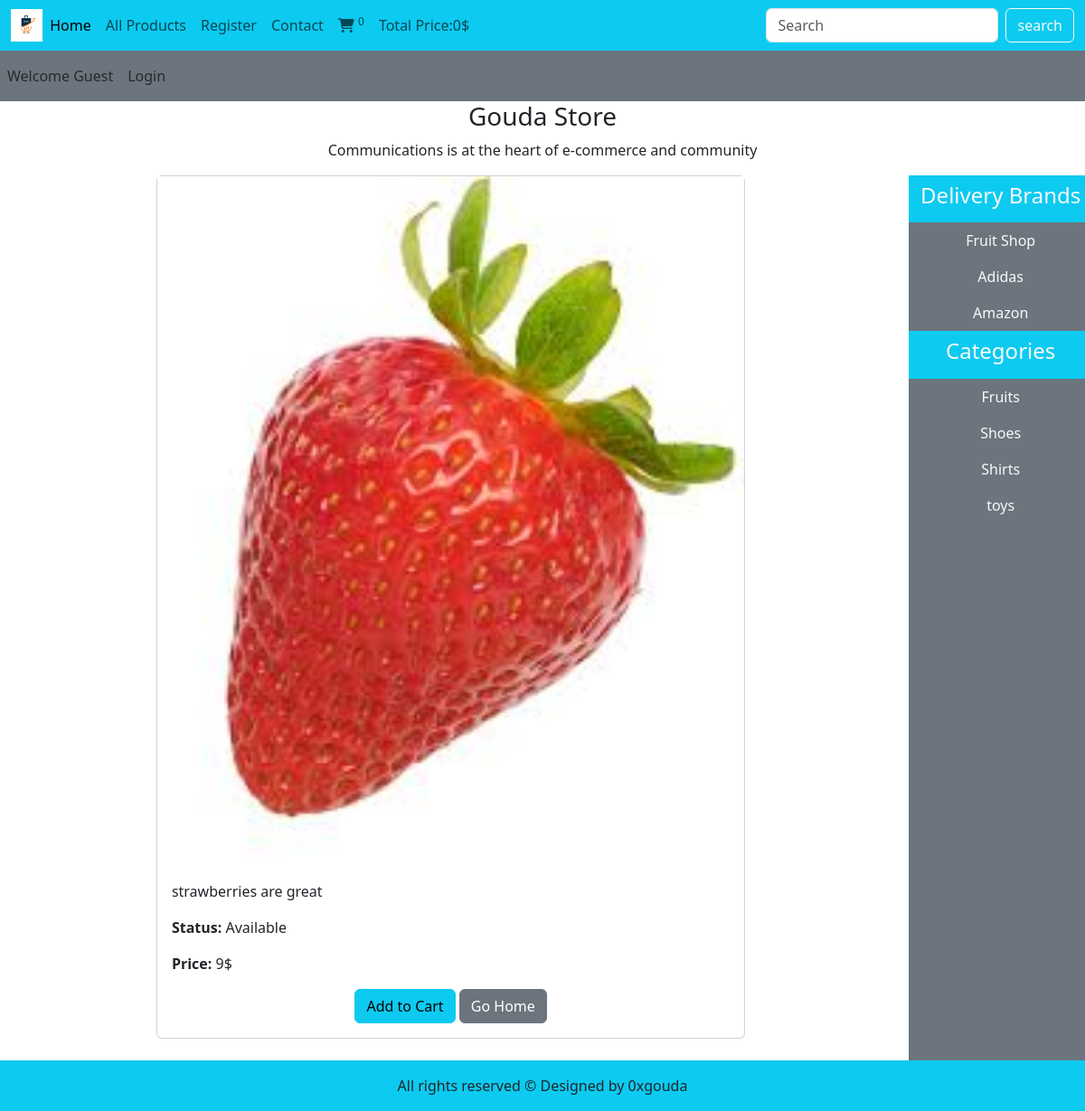
/index.php?product_details=strawberry, run on the app's committed database.
### tables this page shows
CREATE TABLE `products` (
  `product_id` int(11) NOT NULL,
  `product_title` varchar(100) NOT NULL,
  `product_description` varchar(255) NOT NULL,
  `product_keywords` varchar(255) NOT NULL,
  `category_title` varchar(100) NOT NULL,
  `brand_title` varchar(100) NOT NULL,
  `product_image1` varchar(255) NOT NULL,
  `product_image2` varchar(255) NOT NULL,
  `product_image3` varchar(255) NOT NULL,
  `product_price` varchar(100) NOT NULL,
  `date` timestamp NOT NULL DEFAULT current_timestamp() ON UPDATE current_timestamp(),
  `status` varchar(100) NOT NULL
);

CREATE TABLE `brands` (
  `brand_id` int(11) NOT NULL,
  `brand_title` varchar(100) NOT NULL
);

CREATE TABLE `categories` (
  `category_id` int(11) NOT NULL,
  `category_title` varchar(100) NOT NULL
);

### functions/common_functions.php (the view, shortened to what this page needs)
<?php
    include('../includes/connect.php');
    function getProducts() {
        global $conn;
        if (isset($_GET['product_details']) && !empty($_GET['product_details'])) {
            $product_details = $_GET['product_details'];
            $select_query = "SELECT * FROM `products` WHERE `product_title` = '$product_details'";
            $result = mysqli_query($conn, $select_query);
            $row = mysqli_fetch_assoc($result);
            $product_id = $row['product_id'];
            $product_description = $row['product_description'];
            $product_image1 = $row['product_image1'];
            $product_image2 = $row['product_image2'];
            $product_image3 = $row['product_image3'];
            $product_status = $row['status']? "Available" : "<del>Not Available</del>";
            $product_price = $row['product_price'];
            echo "<div class='container'>
                    <div class='row justify-content-center'>
                        <div class='col-md-8 mb-4'>
                            <div class='card'>
                                <div id='productCarousel$product_id' class='carousel slide' data-bs-ride='carousel'>
                                    <div class='carousel-inner'>
                                        <div class='carousel-item active'>
                                            <img src='product_images/$product_image1' class='d-block w-100' alt='$product_title'>
                                        </div>
                                            <img src='product_images/$product_image2' class='d-block w-100' alt='$product_title'>
                                            <img src='product_images/$product_image3' class='d-block w-100' alt='$product_title'>
                                    </div>
                                    <button class='carousel-control-prev' type='button' data-bs-target='#productCarousel$product_id' data-bs-slide='prev'>
                                        <span class='carousel-control-prev-icon' aria-hidden='true'></span>
                                    </button>
                                    <button class='carousel-control-next' type='button' data-bs-target='#productCarousel$product_id' data-bs-slide='next'>
                                        <span class='carousel-control-next-icon' aria-hidden='true'></span>
                                    </button>
                                </div>
                                <div class='card-body'>
                                    <h5 class='card-title'>$product_title</h5>
                                    <p class='card-text'>$product_description</p>
                                    <p class='card-text'><strong>Status:</strong> $product_status</p>
                                    <p class='card-text'><strong>Price:</strong> $product_price$</p>
                                    <div class='text-center'>
                                        <a href='index.php?product_id=$product_id' class='btn btn-info'>Add to Cart</a>
                                        <a href='index.php' class='btn btn-secondary'>Go Home</a>
                                    </div>
                                </div>
                            </div>
                        </div>
                    </div>
                </div>";
            return 0;
        }
    }
    function getBrands() {
        global $conn;
        $select_query = "SELECT * FROM `brands`";
        $result = mysqli_query($conn, $select_query);
        while ($row = mysqli_fetch_assoc($result)) {
            $brand_title = $row['brand_title'];
            echo "<li class='nav-item'>
                    <a href='index.php?brand=$brand_title' class='nav-link text-light'>$brand_title</a>
                </li>";
        }
    }
    function getCategories() {
        global $conn;
        $select_query = "SELECT * FROM `categories`";
        $result = mysqli_query($conn, $select_query);
        while ($row = mysqli_fetch_assoc($result)) {
            $category_title = $row['category_title'];
            echo "<li class='nav-item'>
                    <a href='index.php?category=$category_title' class='nav-link text-light'>$category_title</a>
                </li>";
        }
    }
?>

### style.css (style rules this page uses)
html, body { height: 100%; }
body { display: flex; flex-direction: column; }

### data on the page
products: product_image1 (picture), product_description "strawberries are great", product_price "9"
brands: brand_title "Fruit Shop"
brands: brand_title "Adidas"
brands: brand_title "Amazon"
categories: category_title "Fruits"
categories: category_title "Shoes"
categories: category_title "Shirts"
categories: category_title "toys"

### other printed values
num_of_cart_entities() "0"
total_price_of_cart_items() "0"
